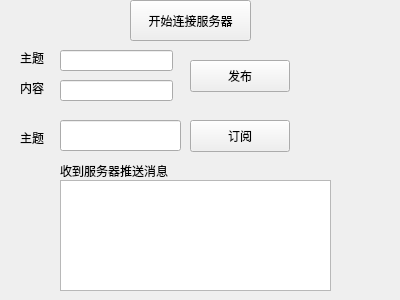
<?xml version="1.0" encoding="UTF-8"?>
<ui version="4.0">
 <class>Widget</class>
 <widget class="QWidget" name="Widget">
  <property name="geometry">
   <rect>
    <x>0</x>
    <y>0</y>
    <width>400</width>
    <height>300</height>
   </rect>
  </property>
  <property name="windowTitle">
   <string>Widget</string>
  </property>
  <widget class="QPushButton" name="connectButton">
   <property name="geometry">
    <rect>
     <x>130</x>
     <y>0</y>
     <width>121</width>
     <height>41</height>
    </rect>
   </property>
   <property name="text">
    <string>开始连接服务器</string>
   </property>
  </widget>
  <widget class="QTextEdit" name="textEdit">
   <property name="geometry">
    <rect>
     <x>60</x>
     <y>180</y>
     <width>271</width>
     <height>111</height>
    </rect>
   </property>
  </widget>
  <widget class="QLabel" name="label">
   <property name="geometry">
    <rect>
     <x>60</x>
     <y>160</y>
     <width>141</width>
     <height>21</height>
    </rect>
   </property>
   <property name="text">
    <string>收到服务器推送消息</string>
   </property>
  </widget>
  <widget class="QLineEdit" name="subTopicEdit">
   <property name="geometry">
    <rect>
     <x>60</x>
     <y>120</y>
     <width>121</width>
     <height>31</height>
    </rect>
   </property>
  </widget>
  <widget class="QPushButton" name="subButton">
   <property name="geometry">
    <rect>
     <x>190</x>
     <y>120</y>
     <width>100</width>
     <height>32</height>
    </rect>
   </property>
   <property name="text">
    <string>订阅</string>
   </property>
  </widget>
  <widget class="QLineEdit" name="pubTopicEdit">
   <property name="geometry">
    <rect>
     <x>60</x>
     <y>50</y>
     <width>113</width>
     <height>21</height>
    </rect>
   </property>
  </widget>
  <widget class="QLineEdit" name="msgEdit">
   <property name="geometry">
    <rect>
     <x>60</x>
     <y>80</y>
     <width>113</width>
     <height>21</height>
    </rect>
   </property>
  </widget>
  <widget class="QPushButton" name="pubButton">
   <property name="geometry">
    <rect>
     <x>190</x>
     <y>60</y>
     <width>100</width>
     <height>32</height>
    </rect>
   </property>
   <property name="text">
    <string>发布</string>
   </property>
  </widget>
  <widget class="QLabel" name="label_2">
   <property name="geometry">
    <rect>
     <x>20</x>
     <y>50</y>
     <width>31</width>
     <height>16</height>
    </rect>
   </property>
   <property name="text">
    <string>主题</string>
   </property>
  </widget>
  <widget class="QLabel" name="label_3">
   <property name="geometry">
    <rect>
     <x>20</x>
     <y>80</y>
     <width>31</width>
     <height>16</height>
    </rect>
   </property>
   <property name="text">
    <string>内容</string>
   </property>
  </widget>
  <widget class="QLabel" name="label_4">
   <property name="geometry">
    <rect>
     <x>20</x>
     <y>130</y>
     <width>31</width>
     <height>16</height>
    </rect>
   </property>
   <property name="text">
    <string>主题</string>
   </property>
  </widget>
 </widget>
 <resources/>
 <connections/>
</ui>
